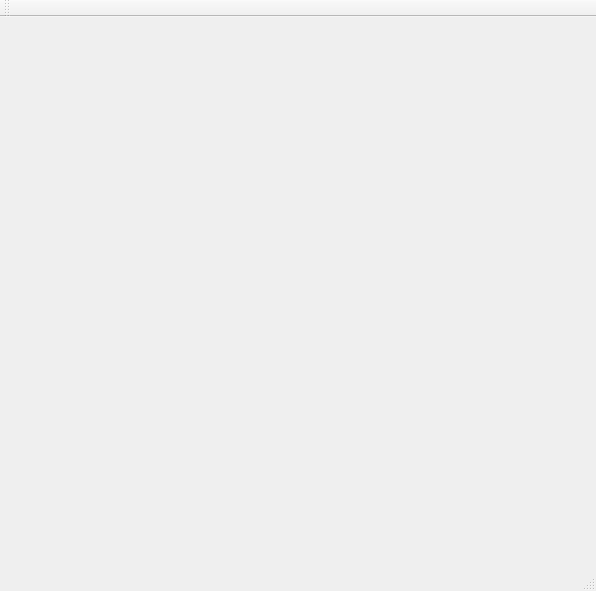
<?xml version="1.0" encoding="UTF-8"?>
<ui version="4.0">
 <class>MainWindow</class>
 <widget class="QMainWindow" name="MainWindow">
  <property name="geometry">
   <rect>
    <x>0</x>
    <y>0</y>
    <width>596</width>
    <height>591</height>
   </rect>
  </property>
  <property name="windowTitle">
   <string>MainWindow</string>
  </property>
  <widget class="QWidget" name="centralWidget">
   <layout class="QVBoxLayout" name="verticalLayout_2">
    <item>
     <layout class="QVBoxLayout" name="verticalLayout"/>
    </item>
   </layout>
  </widget>
  <widget class="QMenuBar" name="menuBar">
   <property name="geometry">
    <rect>
     <x>0</x>
     <y>0</y>
     <width>596</width>
     <height>22</height>
    </rect>
   </property>
  </widget>
  <widget class="QToolBar" name="mainToolBar">
   <attribute name="toolBarArea">
    <enum>TopToolBarArea</enum>
   </attribute>
   <attribute name="toolBarBreak">
    <bool>false</bool>
   </attribute>
  </widget>
  <widget class="QStatusBar" name="statusBar"/>
 </widget>
 <layoutdefault spacing="6" margin="11"/>
 <resources/>
 <connections/>
</ui>
